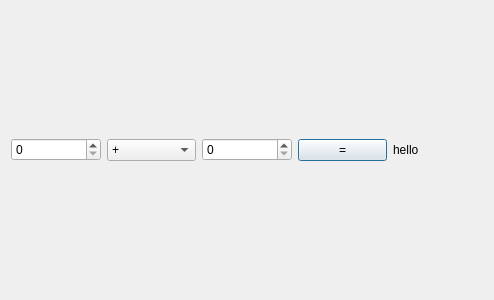
<?xml version="1.0" encoding="UTF-8"?>
<ui version="4.0">
 <class>Dialog</class>
 <widget class="QDialog" name="Dialog">
  <property name="geometry">
   <rect>
    <x>0</x>
    <y>0</y>
    <width>494</width>
    <height>300</height>
   </rect>
  </property>
  <property name="windowTitle">
   <string>Dialog</string>
  </property>
  <layout class="QHBoxLayout" name="horizontalLayout_2">
   <item>
    <layout class="QHBoxLayout" name="horizontalLayout">
     <item>
      <widget class="QSpinBox" name="nombre1"/>
     </item>
     <item>
      <widget class="QComboBox" name="operation">
       <item>
        <property name="text">
         <string>+</string>
        </property>
       </item>
       <item>
        <property name="text">
         <string>-</string>
        </property>
       </item>
      </widget>
     </item>
     <item>
      <widget class="QSpinBox" name="nombre2"/>
     </item>
     <item>
      <widget class="QPushButton" name="boutonEgal">
       <property name="text">
        <string>=</string>
       </property>
      </widget>
     </item>
     <item>
      <widget class="QLabel" name="resultat">
       <property name="text">
        <string>hello</string>
       </property>
      </widget>
     </item>
    </layout>
   </item>
  </layout>
 </widget>
 <resources/>
 <connections/>
</ui>
